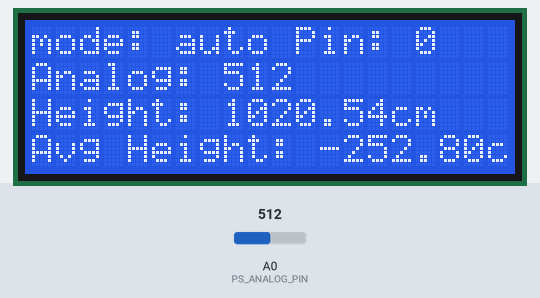
The sketch below on a simulated Arduino Uno, built with avr-gcc and run on an emulated ATmega328P. Shown: 20×4 character LCD. Inputs (shaded band) come from the test bench; at power-on: A0 (PS_ANALOG_PIN) = 512. What the sketch prints to the serial monitor is not drawn.

Above: at 1.2 s.
1.3 s: A0 (PS_ANALOG_PIN) set to 492
At 2.6 s:
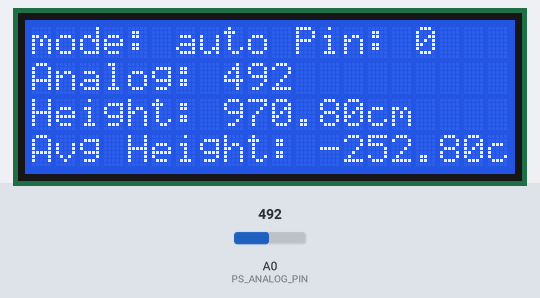
4.3 s: A0 (PS_ANALOG_PIN) set to 122
At 6.1 s:
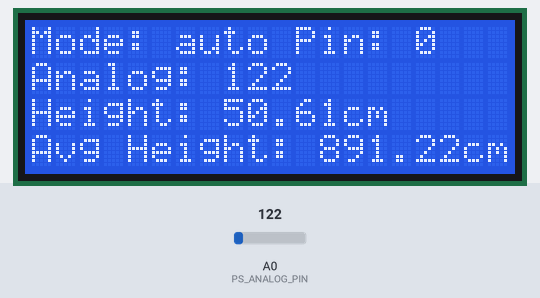
7.3 s: A0 (PS_ANALOG_PIN) set to 10
At 8.7 s:
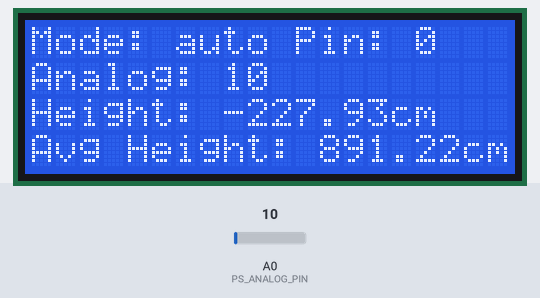
10.3 s: A0 (PS_ANALOG_PIN) set to 981
At 11.2 s:
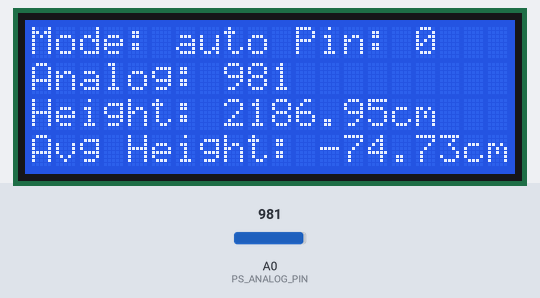
12.1 s: A0 (PS_ANALOG_PIN) set to 1008
At 12.6 s:
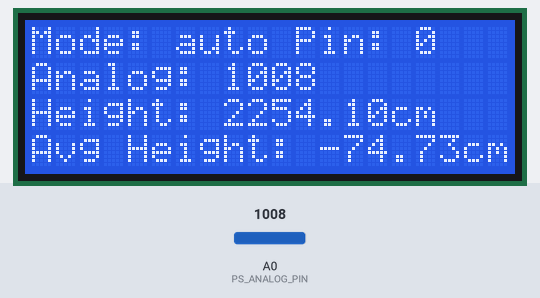
Timing chart, 0 to 15.1 s (numbered marks = the images above; inputs shaded):
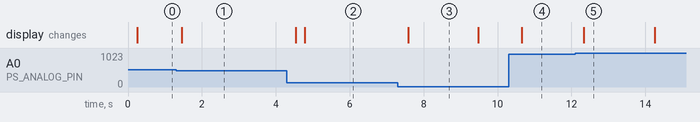

The sketch:

pressSensExtPow.ino
```cpp
#include <Wire.h>
#include <hd44780.h>
#include <hd44780ioClass/hd44780_I2Cexp.h>

int LCD_I2C_ADDRESS = 0x27;
int LCD_WIDTH = 20;
int LCD_HEIGHT = 4;
int LCD_POWER_PIN = 12;

hd44780_I2Cexp lcd;

int PS_ANALOG_PIN = A0;
int MAX_ANALOG_VAL = 1023;

int autoReadPauseMillis = 100;

void setup() {
  Serial.begin(9600);
  Serial.println();

  Serial.println("Setting up display...");
  setupLcd();

  Serial.println("Setting up sensor...");
  setupPs();

  Serial.println("Setup complete!");
}

void setupPs() {
  // Pressure sensor is powered by pin 12
  // pinMode(PS_POWER_PIN, OUTPUT);
  // digitalWrite(PS_POWER_PIN, HIGH);
}

void setupLcd() {
  // Pressure sensor is powered by pin 12
  pinMode(LCD_POWER_PIN, OUTPUT);
  digitalWrite(LCD_POWER_PIN, HIGH);
  Serial.print("Pin set");
  lcd.begin(LCD_WIDTH, LCD_HEIGHT);
  Serial.print("All set");
  lcd.clear();

}

bool autoRead = true;

void loop() {
  if (autoRead) {
    readSensorAndPrint();
    delay(autoReadPauseMillis);
  }


  if (Serial.available()) {
    char serialIn = Serial.read();

    if (serialIn == 'm') {
      autoRead = false;
      Serial.println("Setting to manual");
    } else if (serialIn == 'a') {
      autoRead = true;
      Serial.println("Setting to auto");
    }

    if (!autoRead && serialIn == 'r') {
      readSensorAndPrint();
    }
  }
}

int sum = 0;
int sumI = 0;
int maxSumI = 20;
float avgAnalogVal = 0.0;

void readSensorAndPrint() {
  int analogVal = analogRead(PS_ANALOG_PIN);

  if (isnan(analogVal)) {
    Serial.println("Failed to read from Pressure sensor");
    return;
  }

  sum += analogVal;
  sumI++;

  if (sumI == maxSumI) {
    avgAnalogVal = (float) sum / maxSumI;
    sum = 0;
    sumI = 0;
  }

  float quotientVal = (float) analogVal / MAX_ANALOG_VAL;
  float voltVal = quotientVal * 5.0;
  float height = calcHeight(analogVal);
  float avgHeight = calcHeight(avgAnalogVal);

  printReadingsToSerial(analogVal, quotientVal, voltVal, height, avgHeight);
  printReadingsToLcd(analogVal, voltVal, height, avgHeight);
}

// For real time values
float calcHeight(int analogVal) {
    // // Alte Messung
    // return 2.466 * analogVal - 245.1;

    // // Alle Werte, angepasst
    // return 2.499 * analogVal - 258.2;

    // Meterband Werte, angepasst
    return 2.487 * analogVal - 252.8;
}

// For avg values
float calcHeight(float analogVal) {
    // // Alte Messung
    // return 2.466 * analogVal - 245.1;

    // // Alle Werte, angepasst
    // return 2.499 * analogVal - 258.2;

    // Meterband Werte, angepasst
    return 2.487 * analogVal - 252.8;
}

void printReadingsToSerial(int analogVal, float quotientVal, float voltVal, float height, float avgHeight) {
  String modeText = "Mode: ";
  if (autoRead) {
    modeText += "auto";
  } else {
    modeText += "manual";
  }
  modeText += " Pin: " + String(PS_ANALOG_PIN - 14);
  Serial.println(modeText);

  Serial.print("Analog Value: ");
  Serial.println(analogVal);

  Serial.print("Quotient Value: ");
  Serial.println(quotientVal, 3);

  Serial.print("Voltage Value: ");
  Serial.print(voltVal, 3);
  Serial.println("V");

  Serial.print("Height: ");
  Serial.print(height, 3);
  Serial.println("cm");

  Serial.print("Average height: ");
  Serial.print(avgHeight, 3);
  Serial.println("cm");

  Serial.println();
}

void printReadingsToLcd(int analogVal, float voltVal, float height, float avgHeight) {
  lcd.clear();

  String modeText = "Mode: ";
  if (autoRead) {
    modeText += "auto";
  } else {
    modeText += "manual";
  }
  modeText += " Pin: " + String(PS_ANALOG_PIN - 14);
  lcd.setCursor(0, 0);
  lcd.print(modeText);

  String aText = "Analog: " + String(analogVal);
  lcd.setCursor(0, 1);
  lcd.print(aText);

  // String vText = "Voltage: " + String(voltVal, 1) + "V";
  // lcd.setCursor(0, 3);
  // lcd.print(vText);

  String hText = "Height: " + String(height, 2) + "cm";
  lcd.setCursor(0, 2);
  lcd.print(hText);

  String vhText = "Avg Height: " + String(avgHeight, 2) + "cm";
  lcd.setCursor(0, 3);
  lcd.print(vhText);
}
```

Measured:
- after the input at 1.3 s, the display: changes after 0.15 s (image 1)
- after the input at 4.3 s, the display: first changes after 0.24 s (image 2 shows a later state)
- after the input at 7.3 s, the display: changes after 0.29 s (image 3)
- after the input at 10.3 s, the display: changes after 0.36 s (image 4)
- what the display in image 3 shows lasts 1.9 s, from 7.6 s to 9.5 s
